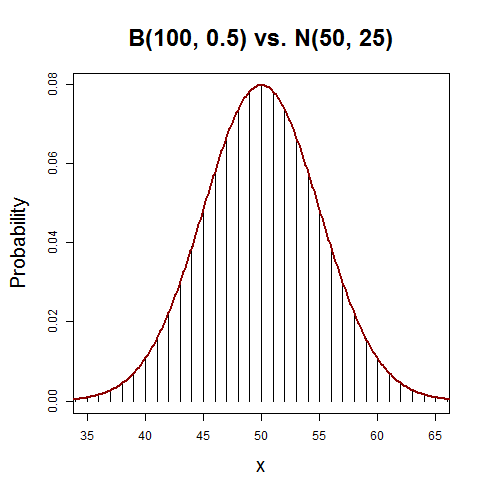

The script that drew this image:
# setting up the axis label size and margin (bottom, left, top, right)

par(cex.lab = 1.7, cex.main = 2, mar = c(4.5, 5, 5, 2) + 0.1, mgp = c(3.2, 1, 0))

# set the values
n = 100
p = 0.5
s = 0:n

# Create a binomial distribution and plot it in lines
f = dbinom(x = s, n, p)
plot(s, f, type = "h", xlab = "x", ylab = "Probability", main = "B(100, 0.5) vs. N(50, 25)", xlim = c(35, 65))

# Create a normal distribution and add it to the plot in red
x = seq(1, n, length = 1000)
norm = dnorm(x, mean = 50, sd = 5)

lines(x, norm, col = "dark red", lwd = 2) 
